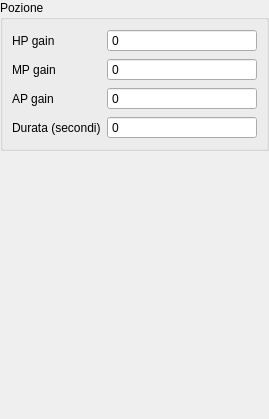
                         <widget class="QWidget" name="pageItemPotion">
                          <layout class="QVBoxLayout" name="verticalLayout_10">
                           <property name="spacing">
                            <number>0</number>
                           </property>
                           <property name="leftMargin">
                            <number>0</number>
                           </property>
                           <property name="topMargin">
                            <number>0</number>
                           </property>
                           <property name="rightMargin">
                            <number>0</number>
                           </property>
                           <property name="bottomMargin">
                            <number>0</number>
                           </property>
                           <item>
                            <widget class="QGroupBox" name="groupBox_9">
                             <property name="title">
                              <string>Pozione</string>
                             </property>
                             <layout class="QVBoxLayout" name="verticalLayout_23">
                              <item>
                               <layout class="QGridLayout" name="gridLayout_14">
                                <item row="3" column="0">
                                 <widget class="QLabel" name="label_28">
                                  <property name="sizePolicy">
                                   <sizepolicy hsizetype="Fixed" vsizetype="Preferred">
                                    <horstretch>0</horstretch>
                                    <verstretch>0</verstretch>
                                   </sizepolicy>
                                  </property>
                                  <property name="text">
                                   <string>Durata (secondi)</string>
                                  </property>
                                 </widget>
                                </item>
                                <item row="1" column="1">
                                 <widget class="QSpinBox" name="spinBoxItemPotionMPGain">
                                  <property name="minimumSize">
                                   <size>
                                    <width>150</width>
                                    <height>0</height>
                                   </size>
                                  </property>
                                  <property name="readOnly">
                                   <bool>false</bool>
                                  </property>
                                  <property name="buttonSymbols">
                                   <enum>QAbstractSpinBox::NoButtons</enum>
                                  </property>
                                  <property name="maximum">
                                   <number>1000000</number>
                                  </property>
                                 </widget>
                                </item>
                                <item row="0" column="1">
                                 <widget class="QSpinBox" name="spinBoxItemPotionHPGain">
                                  <property name="minimumSize">
                                   <size>
                                    <width>150</width>
                                    <height>0</height>
                                   </size>
                                  </property>
                                  <property name="readOnly">
                                   <bool>false</bool>
                                  </property>
                                  <property name="buttonSymbols">
                                   <enum>QAbstractSpinBox::NoButtons</enum>
                                  </property>
                                  <property name="maximum">
                                   <number>1000000</number>
                                  </property>
                                 </widget>
                                </item>
                                <item row="3" column="1">
                                 <widget class="QSpinBox" name="spinBoxItemPotionDurationSeconds">
                                  <property name="minimumSize">
                                   <size>
                                    <width>150</width>
                                    <height>0</height>
                                   </size>
                                  </property>
                                  <property name="readOnly">
                                   <bool>false</bool>
                                  </property>
                                  <property name="buttonSymbols">
                                   <enum>QAbstractSpinBox::NoButtons</enum>
                                  </property>
                                  <property name="maximum">
                                   <number>36000</number>
                                  </property>
                                 </widget>
                                </item>
                                <item row="2" column="0">
                                 <widget class="QLabel" name="label_26">
                                  <property name="sizePolicy">
                                   <sizepolicy hsizetype="Fixed" vsizetype="Preferred">
                                    <horstretch>0</horstretch>
                                    <verstretch>0</verstretch>
                                   </sizepolicy>
                                  </property>
                                  <property name="text">
                                   <string>AP gain</string>
                                  </property>
                                 </widget>
                                </item>
                                <item row="0" column="0">
                                 <widget class="QLabel" name="label_25">
                                  <property name="sizePolicy">
                                   <sizepolicy hsizetype="Fixed" vsizetype="Preferred">
                                    <horstretch>0</horstretch>
                                    <verstretch>0</verstretch>
                                   </sizepolicy>
                                  </property>
                                  <property name="text">
                                   <string>HP gain</string>
                                  </property>
                                 </widget>
                                </item>
                                <item row="2" column="1">
                                 <widget class="QSpinBox" name="spinBoxItemPotionAPGain">
                                  <property name="minimumSize">
                                   <size>
                                    <width>150</width>
                                    <height>0</height>
                                   </size>
                                  </property>
                                  <property name="readOnly">
                                   <bool>false</bool>
                                  </property>
                                  <property name="buttonSymbols">
                                   <enum>QAbstractSpinBox::NoButtons</enum>
                                  </property>
                                  <property name="maximum">
                                   <number>1000000</number>
                                  </property>
                                 </widget>
                                </item>
                                <item row="1" column="0">
                                 <widget class="QLabel" name="label_27">
                                  <property name="sizePolicy">
                                   <sizepolicy hsizetype="Fixed" vsizetype="Preferred">
                                    <horstretch>0</horstretch>
                                    <verstretch>0</verstretch>
                                   </sizepolicy>
                                  </property>
                                  <property name="text">
                                   <string>MP gain</string>
                                  </property>
                                 </widget>
                                </item>
                               </layout>
                              </item>
                             </layout>
                            </widget>
                           </item>
                           <item>
                            <spacer name="verticalSpacer_15">
                             <property name="orientation">
                              <enum>Qt::Vertical</enum>
                             </property>
                             <property name="sizeHint" stdset="0">
                              <size>
                               <width>20</width>
                               <height>268</height>
                              </size>
                             </property>
                            </spacer>
                           </item>
                          </layout>
                         </widget>
